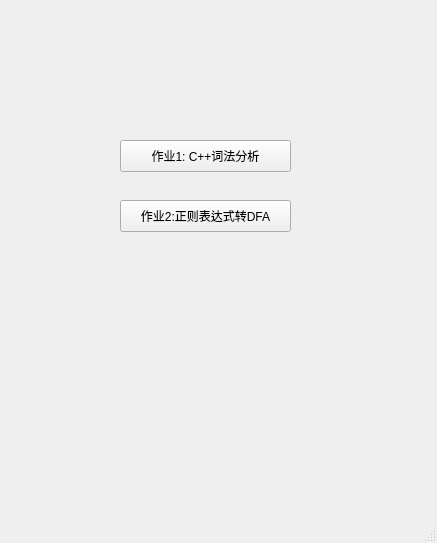
<?xml version="1.0" encoding="UTF-8"?>
<ui version="4.0">
 <class>AssigimentSeletionWindow</class>
 <widget class="QMainWindow" name="AssigimentSeletionWindow">
  <property name="geometry">
   <rect>
    <x>0</x>
    <y>0</y>
    <width>437</width>
    <height>543</height>
   </rect>
  </property>
  <property name="windowTitle">
   <string>MainWindow</string>
  </property>
  <widget class="QWidget" name="centralwidget">
   <widget class="QPushButton" name="pushButton">
    <property name="geometry">
     <rect>
      <x>120</x>
      <y>140</y>
      <width>171</width>
      <height>32</height>
     </rect>
    </property>
    <property name="text">
     <string>作业1: C++词法分析</string>
    </property>
   </widget>
   <widget class="QPushButton" name="pushButton_2">
    <property name="geometry">
     <rect>
      <x>120</x>
      <y>200</y>
      <width>171</width>
      <height>32</height>
     </rect>
    </property>
    <property name="text">
     <string>作业2:正则表达式转DFA</string>
    </property>
   </widget>
  </widget>
  <widget class="QMenuBar" name="menubar">
   <property name="geometry">
    <rect>
     <x>0</x>
     <y>0</y>
     <width>437</width>
     <height>22</height>
    </rect>
   </property>
  </widget>
  <widget class="QStatusBar" name="statusbar"/>
 </widget>
 <resources/>
 <connections/>
</ui>
